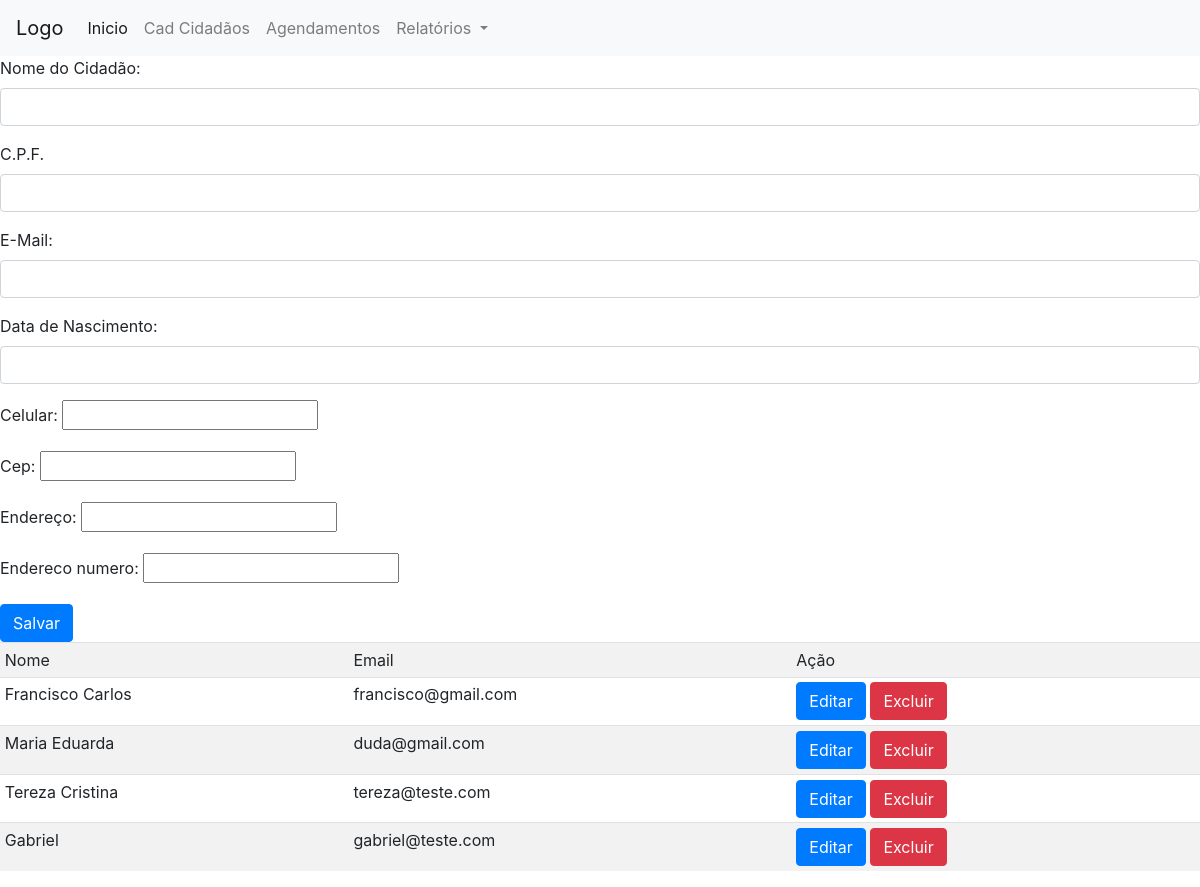
The app's page /criar_cidadao, older data.
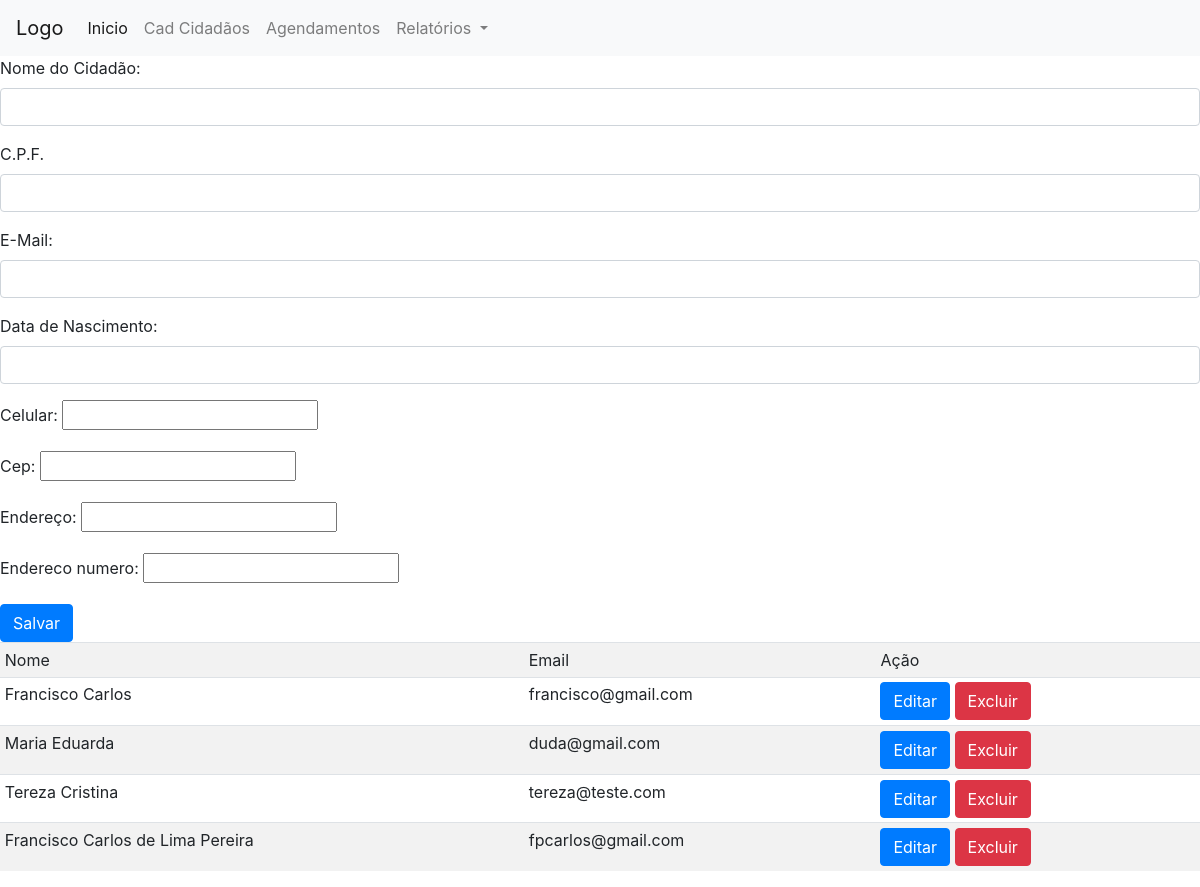
The same page, newer data.
### appagenda/models.py (models this page shows, shortened)
class Cidadao(models.Model):
    nome = models.TextField(null=False)
    cpf = models.CharField(max_length=14, null=True)
    email = models.EmailField(unique=True)
    data_nascimento=models.DateField()
    celular = models.CharField(max_length=14, null=False)
    cep = models.CharField(max_length=9)
    endereco = models.CharField(max_length=200)
    endereco_numero=models.CharField(max_length=20)
    data_info = models.DateTimeField(auto_now_add=True)

### appagenda/views.py (the view)
# urls.py: path('criar_cidadao',views.criar_cidadao,name='criar_cidadao'),
def criar_cidadao(request, pk=None):
    cidadaos = Cidadao.objects.all()
    if request.method == 'POST':
        if pk:
           cidadao=get_object_or_404(Cidadao,pk=pk)
           form = CidadaoForm(request.POST, instance=cidadao)
           msg="Pessoa Cidadão Alterado com seucesso!"
        else:
           form = CidadaoForm(request.POST)
           msg="Pessoa cidadão cadastrado com sucesso!"
        if form.is_valid():
            form.save()
            messages.success(request, msg)
            return redirect("criar_cidadao")
        else:
            messages.error(request, "Erro ao Cadastrar!")
    else:
        if pk:
           cidadao=get_object_or_404(Cidadao,pk=pk)
           form = CidadaoForm(instance=cidadao)
        else:
           form = CidadaoForm()
    return render(request,'appagenda/formCidadao.html',
                  {"form":form,
                   "pessoas":cidadaos
                   } )

### appagenda/forms.py
class CidadaoForm(forms.ModelForm):
    class Meta:
        model = Cidadao
        fields = ['nome','cpf','email','data_nascimento','celular','cep','endereco','endereco_numero']
        labels = {
            'nome': 'Nome do Cidadão',
            'email': 'E-Mail',
            'cpf': 'C.P.F.',
            'data_nascimento':'Data de Nascimento',
            'endereco': 'Endereço',
        }
        widgets = {
            'nome': forms.TextInput(attrs={'class':'form-control'}),
            'cpf':forms.TextInput(attrs={'class':'form-control'}),
            'email':forms.EmailInput(attrs={'class':'form-control'}),
            'data_nascimento':forms.DateInput(attrs={'class':'form-control'}),
        }

### appagenda/templates/appagenda/formCidadao.html (shortened to what this page needs)
{% extends "base.html"  %}
{% block content %}
    <form method="POST">
        {{form.as_p}}
        <button type="submit" class="btn btn-primary">Salvar</button>
    </form>
    <table class="table table-striped table-sm">
        <tr>
            <td>Nome</td>
            <td>Email</td>
            <td>Ação</td>
        </tr>
        {% for cid in pessoas %}
        <tr>
            <td>{{cid.nome}}</td>
            <td>{{cid.email}}</td>
            <td>
                <a href="{% url 'editar_cidadao' pk=cid.id %}" class="btn btn-primary">Editar</a>
                <button class="btn btn-danger" onclick="confirmarExclusao('{% url 'excluir_cidadao' pk=cid.id %}')">Excluir</button>
            </td>
        </tr>
        {% endfor %}
    </table>
{% endblock %}

Row changes from the older to the newer data that the page shows:
removed Cidadao: nome "Gabriel", email "gabriel@teste.com"
added Cidadao: nome "Francisco Carlos de Lima Pereira", email "fpcarlos@gmail.com"
